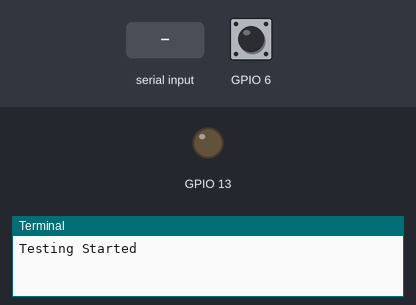
A program run on a simulated Raspberry Pi (BCM pin numbers). On the bench: output pins drawn as LEDs (lit = HIGH), the last lines printed to the terminal. The inputs (shaded band) are chosen by the test bench; at power-on: GPIO 6 LOW. At 9.4 s the program stops and its outputs stay as they are.

Above: at 1.2 s.
1.3 s: GPIO 6 driven HIGH
5.8 s: GPIO 6 pulsed LOW 2 times (0.12 s each, 0.3 s apart)
At 7.0 s:
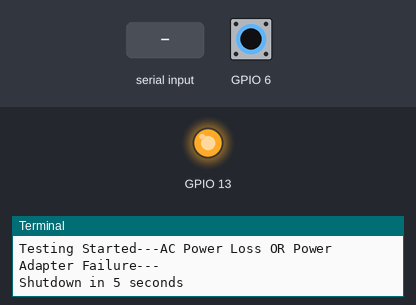
9.4 s: "1" typed at the terminal, then Enter
Timing chart, 0 to 10.9 s (numbered marks = the images above; inputs shaded):
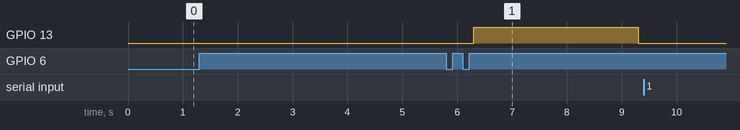

The program:

plsd.py
```python
#!/usr/bin/env python
import RPi.GPIO as GPIO
import time

GPIO.setmode(GPIO.BCM)
GPIO.setup(6, GPIO.IN)
GPIO.setup(13, GPIO.OUT)
GPIO.setwarnings(False)

def my_callback(channel):
    if GPIO.input(6):     # if port 6 == 1
        print ("---AC Power Loss OR Power Adapter Failure---")
        print ("Shutdown in 5 seconds")
        time.sleep(5)
        GPIO.output(13, GPIO.HIGH)
        time.sleep(3)
        GPIO.output(13, GPIO.LOW)

#time.sleep(2)

    else:                  # if port 6 != 1
        print ("---AC Power OK,Power Adapter OK---")

GPIO.add_event_detect(6, GPIO.BOTH, callback=my_callback)
input("Testing Started")
```
